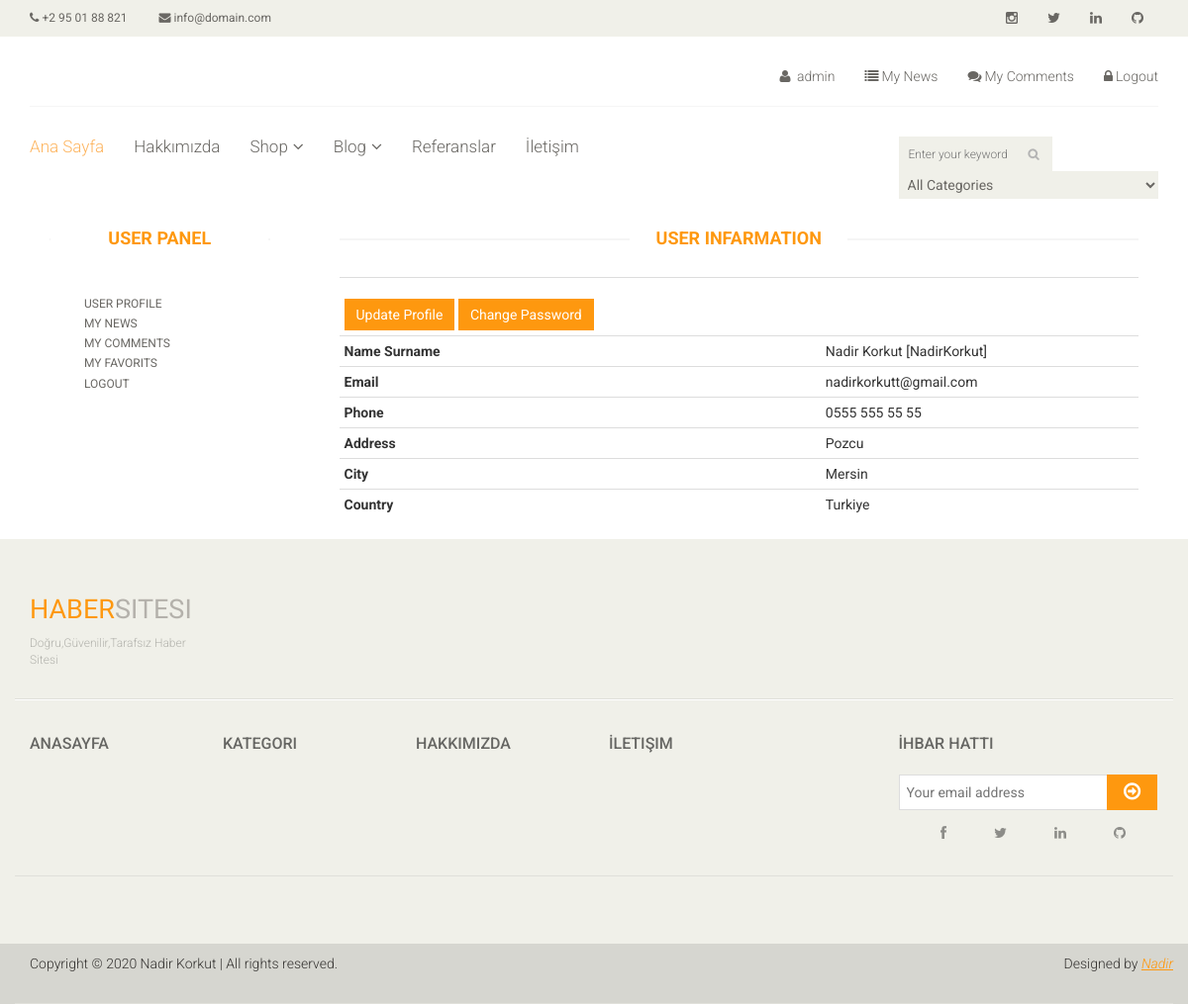
The page /user/ (signed in) on the database as committed earlier.
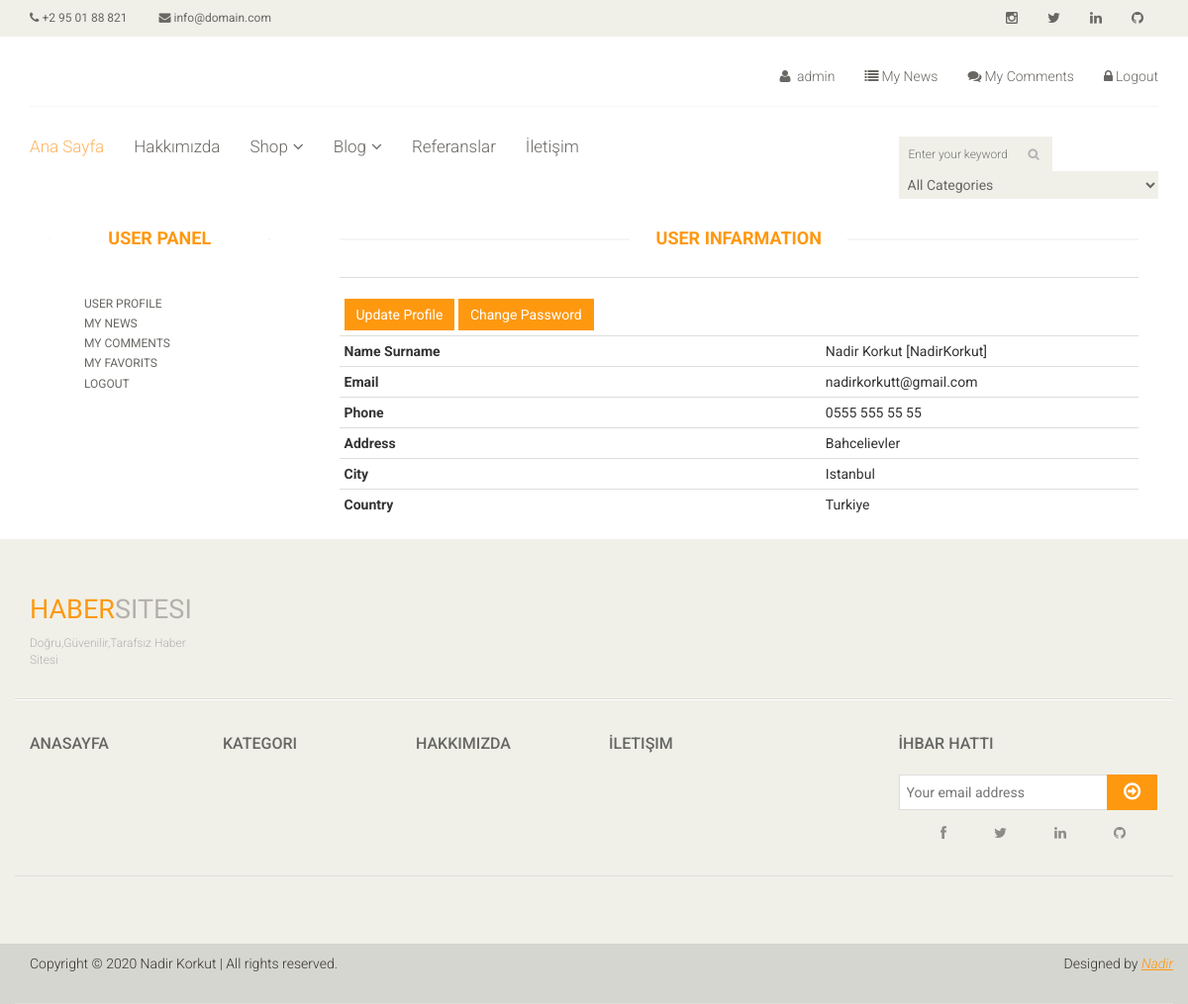
The same page on the database as committed later.
### user/models.py (models this page shows, shortened)
class UserProfile(models.Model):
    user = models.OneToOneField(User, on_delete=models.CASCADE)
    phone = models.CharField(blank=True, max_length=20)
    address = models.CharField(blank=True, max_length=150)
    city = models.CharField(blank=True, max_length=20)
    country = models.CharField(blank=True, max_length=20)
    image = models.ImageField(blank=True, upload_to='images/users/')
    def user_name(self):
        return self.user.first_name + ' ' +self.user.last_name +' [' +self.user.username + '] '
    def image_tag(self):
        return mark_safe('<img src="{}" height="50"/>'.format(self.image.url))
    image_tag.short_description = 'Image'

### user/views.py (the view)
# urls.py: path('', views.index, name='index'),
def index(request):
    category = Category.objects.all()
    current_user = request.user #Access user session information
    profile = UserProfile.objects.get(pk=current_user.id)
    context ={'category' : category,
              'profile' : profile,
              }
    return render(request, 'user_profile.html',context)

### user/templates/user_profile.html (shortened to what this page needs)
{% extends "homebase.html" %}
{% block content %}
    <div id="contact-page" class="container">
        <div class="bg">
            <div class="row">
                <div class="col-sm-3">
                    <div class="contact-form">
                        {% include "user_panel.html" %}
                    </div>
                </div>
                <div class="col-sm-9">
                    <div class="contact-info">
                        <h2 class="title text-center">User Infarmation</h2>
                        <table class="table table-condensed">
                            <tr class="cart_menu">
                            <tr>
                                <th class="text-left">
                                    <a href="/user/update" class="btn btn-primary">Update Profile</a>
                                    <a href="/user/password" class="btn btn-primary">Change Password</a>
                                </th>
                                <td class="text-left" ><img src="{{profile.image.url}}" style="height: 250px" alt=""></td>
                            </tr>
                            <tr>
                                <th class="text-left">Name Surname</th>
                                <td class="text-left">{{profile.user_name}}</td>
                            </tr>
                            <tr>
                                <th class="text-left">Email</th>
                                <td class="text-left">{{profile.user.email}}</td>
                            </tr>
                            <tr>
                                <th class="text-left">Phone</th>
                                <td class="text-left">{{profile.phone}}</td>
                            </tr>
                            <tr>
                                <th class="text-left">Address</th>
                                <td class="text-left">{{profile.address}}</td>
                            </tr>
                            <tr>
                                <th class="text-left">City</th>
                                <td class="text-left">{{profile.city}}</td>
                            </tr>
                            <tr>
                                <th class="text-left">Country</th>
                                <td class="text-left">{{profile.country}}</td>
                            </tr>
                            </tr>
                        </table>
                    </div>
                </div>
            </div>
        </div>
    </div>
{% endblock %}

Rows that differ between the two databases and show on the page:
changed UserProfile "Turkiye": address "Pozcu" → "Bahcelievler"; city "Mersin" → "Istanbul"
